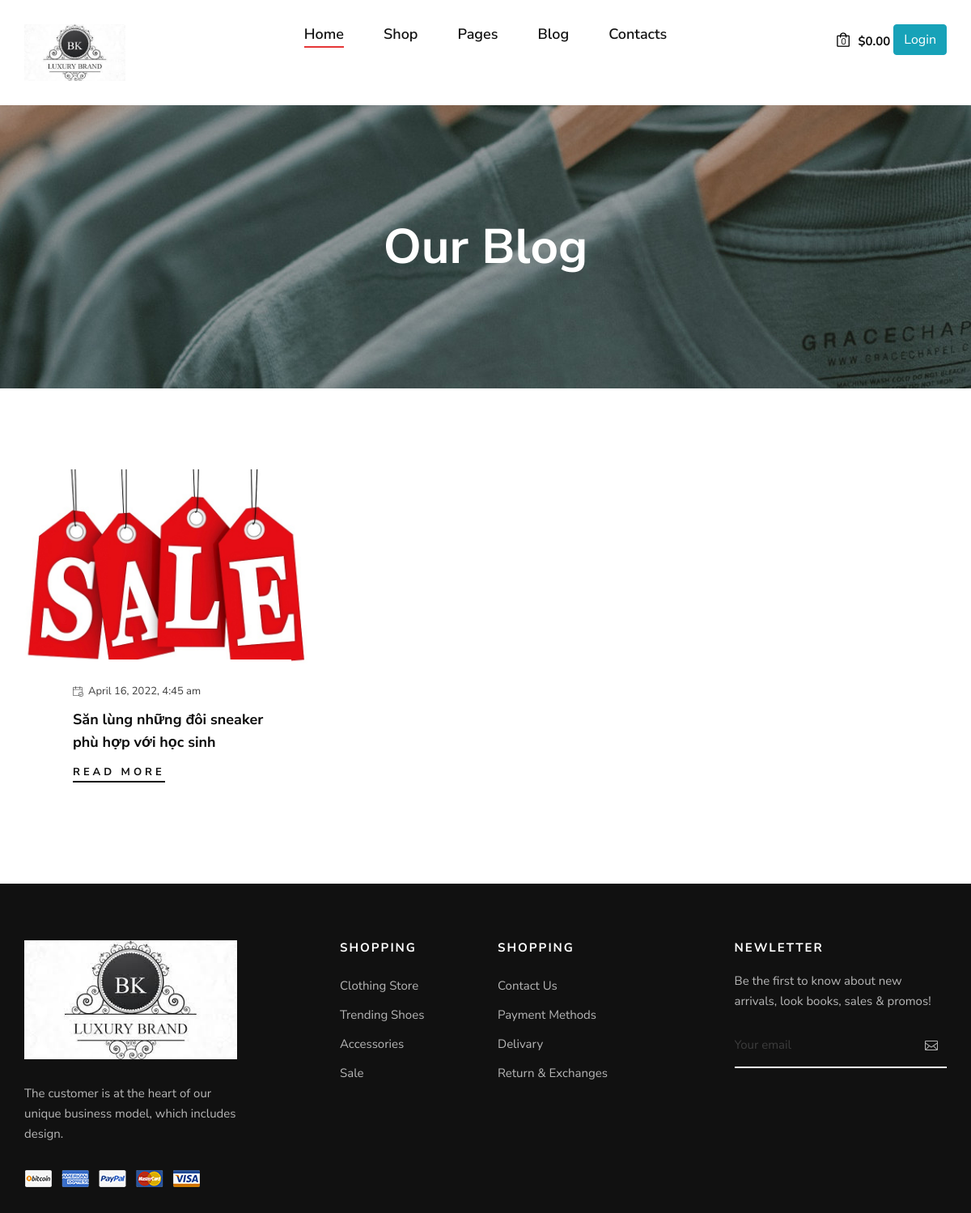
Screenshot of /blog.php with the database file from the repository.
### tables this page shows
CREATE TABLE `tbl_image_article` (
  `id` int(11) NOT NULL,
  `articleId` int(11) NOT NULL,
  `image` varchar(255) NOT NULL
);

CREATE TABLE `tbl_article` (
  `id` int(11) NOT NULL,
  `title` varchar(255) NOT NULL,
  `content` text NOT NULL,
  `datetime` timestamp NULL DEFAULT current_timestamp(),
  `writer` varchar(255) NOT NULL
);

### lib/database.php (called while the page is built, shortened)
<?php
Class Database{
   public $host   = DB_HOST;
   public $user   = DB_USER;
   public $pass   = DB_PASS;
   public $dbname = DB_NAME;
   public $link;
private function connectDB(){
   $this->link = new mysqli($this->host, $this->user, $this->pass,
    $this->dbname);
   mysqli_set_charset($this->link,"utf8");
 }
public function select($query){
  $result = $this->link->query($query) or
   die($this->link->error.__LINE__);
  if($result->num_rows > 0){
    return $result;
  } else {
    return false;
  }
 }
}

### classes/article.php (called while the page is built, shortened)
<?php
	$filepath = realpath(dirname(__FILE__));
	include_once ($filepath.'/../lib/database.php');
	include_once ($filepath.'/../helper/format.php');
class Article
{
    private $db;
	public function __construct()
	{
		$this->db = new Database();
	}
    public function show_article()
    {
        $query = "SELECT `tbl_article`.* , `tbl_image_article`.`image`
                FROM `tbl_article` JOIN `tbl_image_article` ON `tbl_article`.`id` =`tbl_image_article`.`articleId`
                ORDER BY `tbl_article`.`id` DESC;";
        return $this->db->select($query);
    }
}

### helper/format.php (called while the page is built, shortened)
<?php
class Format{
 public function formatDate($date){
    return date('F j, Y, g:i a', strtotime($date));
 }
}
?>

### blog.php (the view, shortened to what this page needs)
<?php
    include 'inc/header.php';
?>
<?php include 'classes/article.php';
    include_once('helper/format.php');
    $article = new Article();
    $fm = new Format();
	$list_article = $article->show_article();
?>
    <section class="breadcrumb-blog set-bg" data-setbg="img/breadcrumb-bg.jpg">
        <div class="container">
            <div class="row">
                <div class="col-lg-12">
                    <h2>Our Blog</h2>
                </div>
            </div>
        </div>
    </section>
    <section class="blog spad">
        <div class="container">
            <div class="row">
                <?php
                while($row = $list_article->fetch_assoc()){
                    echo '
                    <div class="col-lg-4 col-md-6 col-sm-6">
                        <div class="blog__item">
                            <div class="blog__item__pic set-bg" data-setbg="img/article/'.$row["image"].'"></div>
                            <div class="blog__item__text">
                                <span><img src="img/icon/calendar.png" alt="">'.$fm->formatDate($row["datetime"]).'</span>
                                <h5>'.$row["title"].'</h5>
                                <a href="blog-details.php?id='.$row["id"].'">Read More</a>
                            </div>
                        </div>
                    </div>';
                }
                ?>
            </div>
        </div>
    </section>
<?php
    include 'inc/footer.php';
?>

### css/style.css (style rules this page uses)
html, body { height: 100%; font-family: "Nunito Sans", sans-serif; -webkit-font-smoothing: antialiased; }
h1, h2, h3, h4, h5, h6 { margin: 0; color: #111111; font-weight: 400; font-family: "Nunito Sans", sans-serif; }
h2 { font-size: 36px; }
h5 { font-size: 18px; }
img { max-width: 100%; }
.set-bg { background-repeat: no-repeat; background-size: cover; background-position: top center; }
.spad { padding-top: 100px; padding-bottom: 100px; }
.blog { padding-bottom: 55px; }
.breadcrumb-blog { text-align: center; display: -webkit-box; display: -ms-flexbox; display: flex; -webkit-box-align: center; -ms-flex-align: center; align-items: center; -webkit-box-pack: center; -ms-flex-pack: center; justify-content: center; height: 350px; }
.breadcrumb-blog h2 { color: #ffffff; font-size: 60px; font-weight: 700; }
.blog__item { margin-bottom: 45px; }
.blog__item__pic { height: 270px; }
.blog__item__text { padding: 30px 30px 25px; margin: 0 30px; margin-top: -35px; background: #ffffff; -webkit-transition: all, 0.3s; -o-transition: all, 0.3s; transition: all, 0.3s; }
.blog__item__text span { color: #3d3d3d; font-size: 13px; display: block; margin-bottom: 10px; }
.blog__item__text span img { margin-right: 6px; }
.blog__item__text h5 { color: #0d0d0d; font-weight: 700; line-height: 28px; margin-bottom: 10px; }
.blog__item__text a { display: inline-block; color: #111111; font-size: 13px; font-weight: 700; letter-spacing: 4px; text-transform: uppercase; padding: 3px 0; position: relative; }
.blog__item__text a:after { position: absolute; left: 0; bottom: 0; width: 100%; height: 2px; background: #111111; content: ""; -webkit-transition: all, 0.3s; -o-transition: all, 0.3s; transition: all, 0.3s; }
@media only screen and (min-width: 1200px) { .container { max-width: 1170px; } }

### rows the page displays
tbl_image_article: articleId.datetime "April 16, 2022, 4:45 am", articleId.title "Săn lùng những đôi sneaker phù hợp với học sinh"
